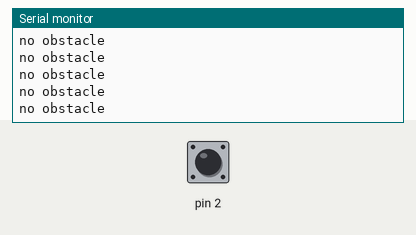
Recording of a sketch running on a simulated Arduino Uno, built with avr-gcc and run on an emulated ATmega328P. Parts: the last lines printed to the serial monitor. Inputs (shaded band) come from the test bench; at power-on: pin 2 LOW.

Above: at 1.2 s.
1.3 s: pin 2 driven HIGH
At 2.3 s:
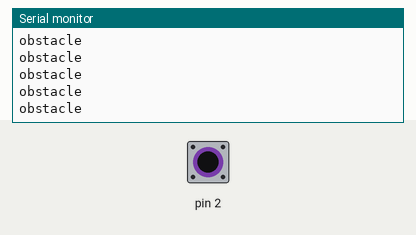
3.2 s: pin 2 driven LOW
At 4.1 s:
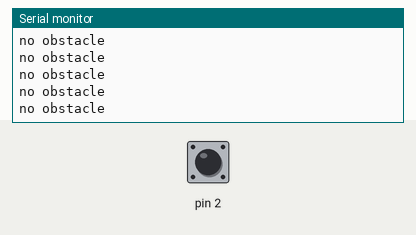
6.2 s: pin 2 driven HIGH
At 7.0 s:
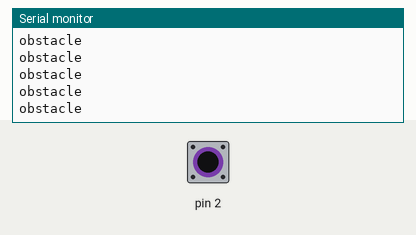
9.2 s: pin 2 pulsed LOW 2 times (0.12 s each, 0.3 s apart)
12.8 s: pin 2 driven LOW
At 13.8 s:
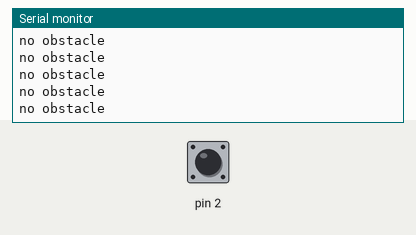
15.8 s: pin 2 driven HIGH
At 16.5 s:
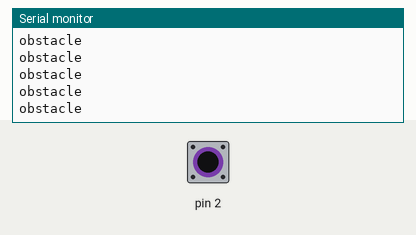

The sketch:

IR_test.ino
```cpp
void setup()
{
  pinMode(2,INPUT);
  Serial.begin(9600);
}
void loop()
{
if(digitalRead(2)==1)
{Serial.println("obstacle");}
else
{Serial.println("no obstacle");
}}
```

Measured:
- after the input at 1.3 s, the serial monitor: prints a new line after 0.08 s (image 1)
- after the input at 12.8 s, the serial monitor: prints a new line after 0.07 s (image 4)
